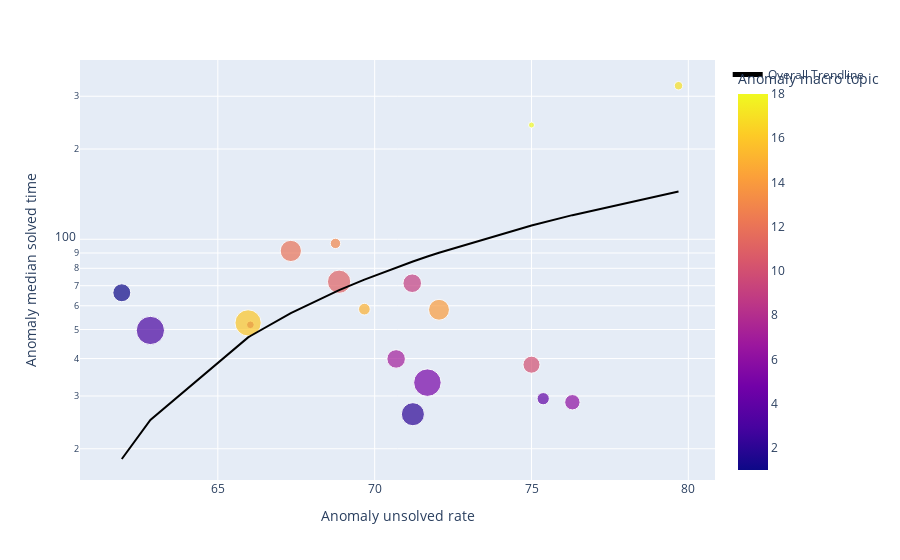

The notebook cell this image was saved under:
### Code cell
# plot the difficulty metrics pairwise across topics

# calculate the statistics of each metric across topics            
            
df = pd.read_json(os.path.join(path_result_rq2, 'metrics.json'))
df = df[df['Challenge_summary_topic_macro'] != -1]

df_topics = []
total_count = len(df)

for name, group in df.groupby('Challenge_summary_topic_macro'):
    topic_info = {
        'Anomaly macro topic': name,
        'Anomaly count': group['Challenge_summary_topic_macro'].count(),
        'Anomaly proportion': group['Challenge_summary_topic_macro'].count() / total_count * 100,
        'Anomaly unsolved rate': group['Challenge_solved_time'].isna().sum() / group['Challenge_summary_topic_macro'].count() * 100,
        'Anomaly mean score': group['Challenge_score_count'].mean(),
        'Anomaly mean favorite count': group['Challenge_favorite_count'].mean(),
        'Anomaly mean link count': group['Challenge_link_count'].mean(),
        'Anomaly mean reading time': group['Challenge_reading_time'].mean(),
        'Anomaly mean readability': group['Challenge_readability'].mean(),
        'Anomaly mean sentence count': group['Challenge_sentence_count'].mean(),
        'Anomaly mean word count': group['Challenge_word_count'].mean(),
        'Anomaly mean view count': group['Challenge_view_count'].mean(),
        'Anomaly mean answer count': group['Challenge_answer_count'].mean(),
        'Anomaly mean comment count': group['Challenge_comment_count'].mean(),

        'Solution mean score': group['Solution_score_count'].mean(),
        'Solution mean link count': group['Solution_link_count'].mean(),
        'Solution mean reading time': group['Solution_reading_time'].mean(),
        'Solution mean readability': group['Solution_readability'].mean(),
        'Solution mean sentence count': group['Solution_sentence_count'].mean(),
        'Solution mean word count': group['Solution_word_count'].mean(),
        'Solution mean comment count': group['Solution_comment_count'].mean(),

        'Anomaly mean solved time': group['Challenge_solved_time'].mean(),
        'Anomaly median solved time': group['Challenge_solved_time'].median(),
        'Anomaly mean adjusted solved time': group['Challenge_adjusted_solved_time'].mean(),
        'Anomaly median adjusted solved time': group['Challenge_adjusted_solved_time'].median(),
    }
    df_topics.append(topic_info)

df_topics = pd.DataFrame(df_topics)

# Plot unsolved rate against median open time for each topic using count ratio as size
fig = px.scatter(df_topics, y="Anomaly median solved time", x="Anomaly unsolved rate",
                 color="Anomaly macro topic", hover_name="Anomaly macro topic", size="Anomaly count", trendline="ols", trendline_scope="overall", trendline_color_override="black", log_y=True)
fig.show()
fig.update_layout(
    width=1500,
    height=750,
    margin=dict(l=0, r=0, t=0, b=0))
fig.write_image(os.path.join(
    path_result_rq2, 'Anomaly unsolved rate vs median solved time.png'))

### Figure 1 — Plotly figure (JSON) as saved in the notebook; plotly's stock layout.template omitted (floating-point values rounded to 4 significant figures)
{"data": [{"hovertemplate": "<b>%{hovertext}</b><br><br>Anomaly unsolved rate=%{x}<br>Anomaly median solved time=%{y}<br>Anomaly count=%{marker.size}<br>Anomaly macro topic=%{marker.color}<extra></extra>", "hovertext": [1, 2, 3, 4, 5, 6, 7, 8, 9, 10, 11, 12, 13, 14, 15, 16, 17, 18], "legendgroup": "", "marker": {"color": [1, 2, 3, 4, 5, 6, 7, 8, 9, 10, 11, 12, 13, 14, 15, 16, 17, 18], "coloraxis": "coloraxis", "size": [289, 476, 716, 134, 678, 211, 307, 53, 309, 260, 485, 404, 96, 390, 122, 617, 64, 32], "sizemode": "area", "sizeref": 1.79, "symbol": "circle"}, "mode": "markers", "name": "", "orientation": "v", "showlegend": false, "type": "scatter", "x": [61.94, 71.22, 62.85, 75.37, 71.68, 76.3, 70.68, 66.04, 71.2, 75, 68.87, 67.33, 68.75, 72.05, 69.67, 65.96, 79.69, 75], "xaxis": "x", "y": [66.31, 26.08, 49.63, 29.38, 33.24, 28.59, 39.89, 51.83, 71.35, 38.15, 72.17, 91.43, 96.86, 58.19, 58.45, 52.6, 325.3, 240.5], "yaxis": "y"}, {"hovertemplate": "<b>OLS trendline</b><br>Anomaly median solved time = 7.09138 * Anomaly unsolved rate + -420.736<br>R<sup>2</sup>=0.182263<br><br>Anomaly unsolved rate=%{x}<br>Anomaly median solved time=%{y} <b>(trend)</b><extra></extra>", "legendgroup": "Overall Trendline", "line": {"color": "black"}, "mode": "lines", "name": "Overall Trendline", "showlegend": true, "type": "scatter", "x": [61.94, 62.85, 65.96, 66.04, 67.33, 68.75, 68.87, 69.67, 70.68, 71.2, 71.22, 71.68, 72.05, 75, 75, 75.37, 76.3, 79.69], "xaxis": "x", "y": [18.49, 24.95, 47.04, 47.56, 56.7, 66.8, 67.62, 73.34, 80.51, 84.15, 84.3, 87.58, 90.21, 111.1, 111.1, 113.8, 120.4, 144.4], "yaxis": "y"}], "layout": {"coloraxis": {"colorbar": {"title": {"text": "Anomaly macro topic"}}, "colorscale": [[0, "#0d0887"], [0.1111, "#46039f"], [0.2222, "#7201a8"], [0.3333, "#9c179e"], [0.4444, "#bd3786"], [0.5556, "#d8576b"], [0.6667, "#ed7953"], [0.7778, "#fb9f3a"], [0.8889, "#fdca26"], [1, "#f0f921"]]}, "legend": {"itemsizing": "constant", "tracegroupgap": 0}, "margin": {"t": 60}, "xaxis": {"anchor": "y", "domain": [0, 1], "title": {"text": "Anomaly unsolved rate"}}, "yaxis": {"anchor": "x", "domain": [0, 1], "title": {"text": "Anomaly median solved time"}, "type": "log"}}}
